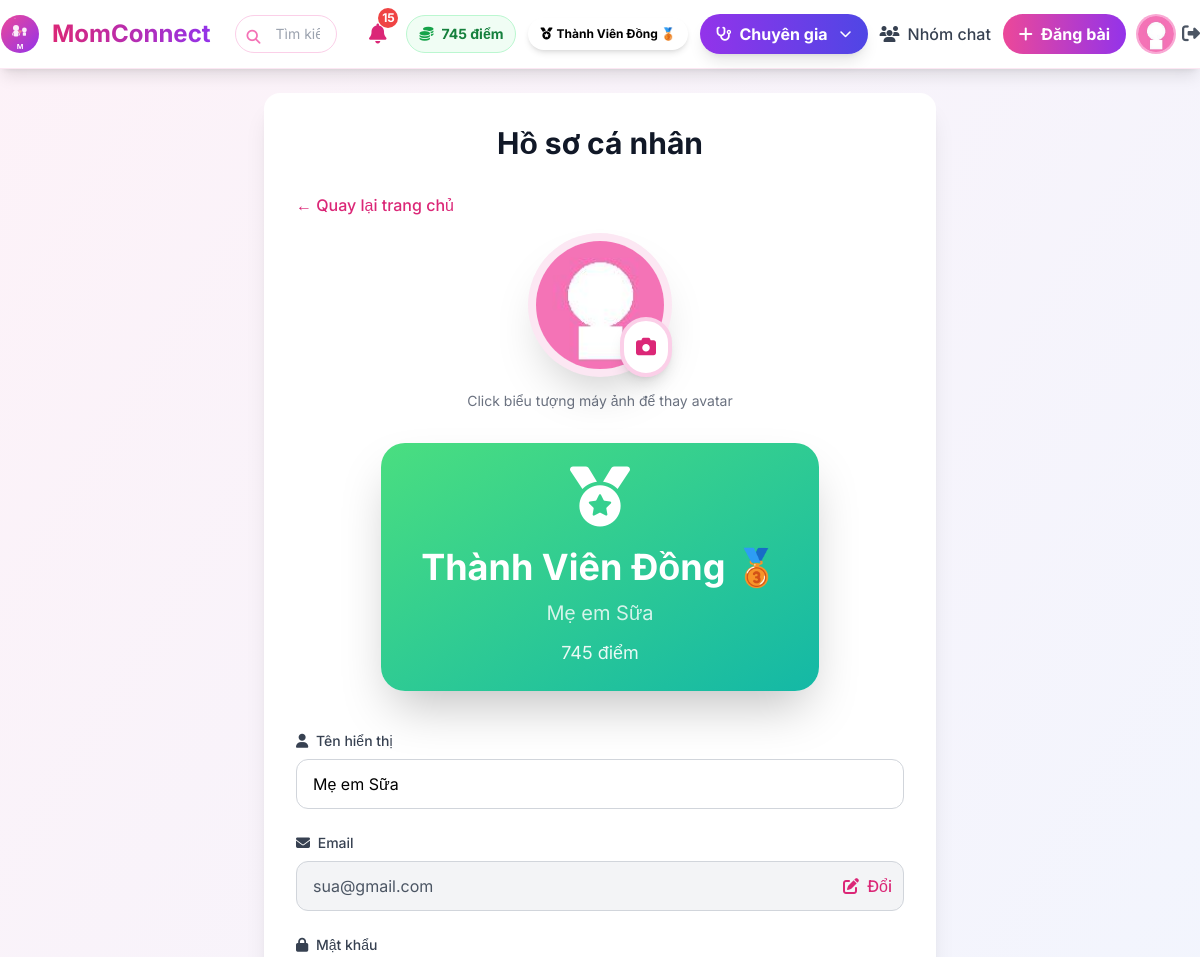
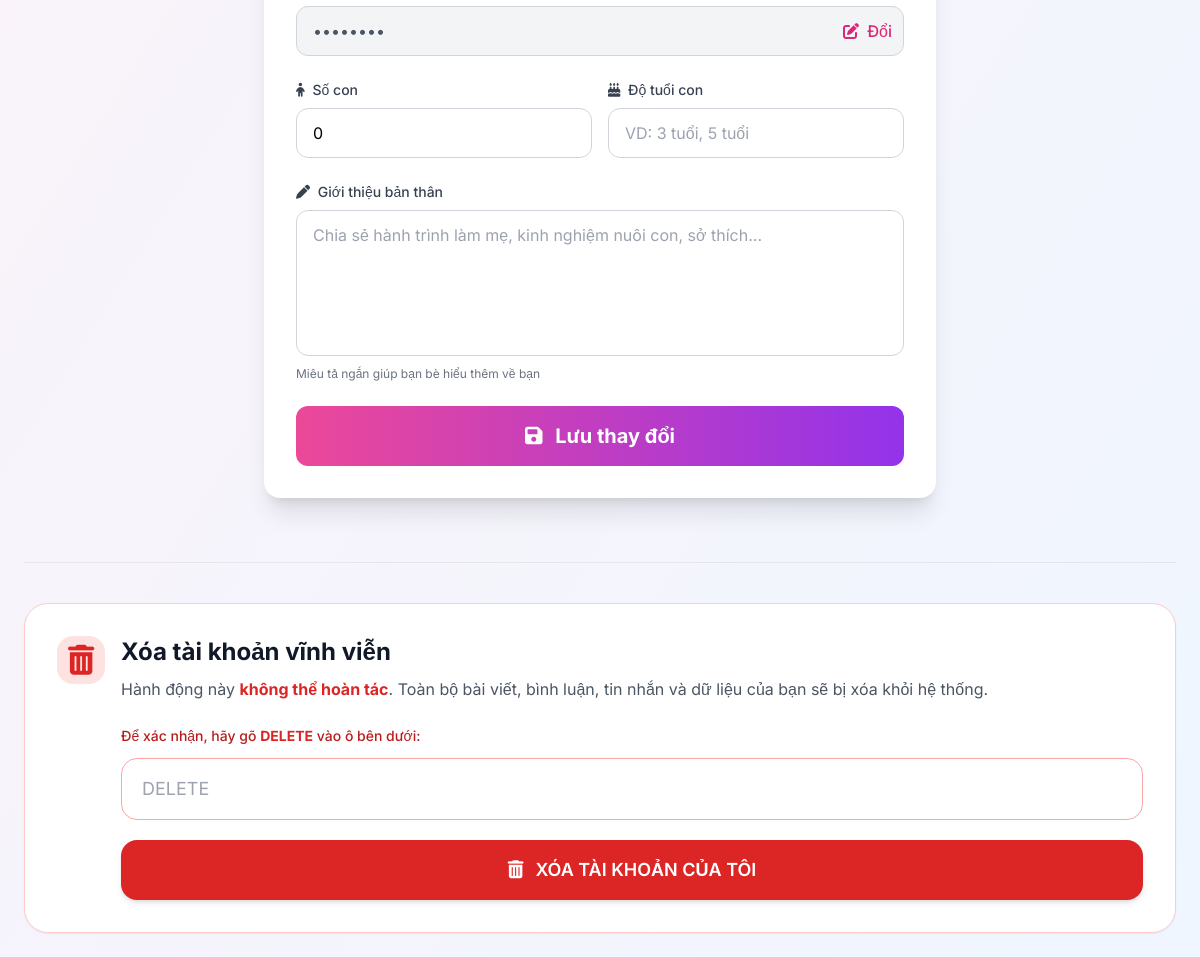
The page /profile (signed in) on the database its author committed (2 pictures, top to bottom).
### models.py (models this page shows, shortened)
class User(UserMixin, db.Model):
    __tablename__ = 'users'
    id = db.Column(db.Integer, primary_key=True)
    name = db.Column(db.String(100), nullable=False)
    email = db.Column(db.String(100), unique=True, nullable=False)
    password = db.Column(db.String(200), nullable=False)
    avatar = db.Column(db.String(200), default='default.jpg')
    bio = db.Column(db.Text)
    phone = db.Column(db.String(15), unique=True)  # Số điện thoại
    rating = db.Column(db.Float, default=0.0)  # Trung bình sao (0-5)
    children_count = db.Column(db.Integer, default=0)
    children_ages = db.Column(db.String(100))
    points = db.Column(db.Integer, default=0)
    role = db.Column(db.String(20), default='user')  # user, admin, expert
    is_active = db.Column(db.Boolean, default=True)
    badge = db.Column(db.String(50))  # ← THÊM TRƯỜNG CẤP BẬC
    created_at = db.Column(db.DateTime, default=vietnam_now)
    is_verified_expert = db.Column(db.Boolean, default=False)
    expert_category = db.Column(db.String(50))  # Lĩnh vực chuyên môn
    specialty = db.Column(db.String(100))              # Chuyên môn cụ thể
    experience_years = db.Column(db.Integer)           # Số năm kinh nghiệm
    workplace = db.Column(db.String(200))              # Nơi làm việc
    license_number = db.Column(db.String(100))         # Số chứng chỉ hành nghề
    license_expiry = db.Column(db.Date)                # Ngày hết hạn chứng chỉ
    consultation_fee = db.Column(db.Float)             # Phí tư vấn (VNĐ)
    education = db.Column(db.Text)                     # Học vấn
    certifications = db.Column(db.Text)                # Chứng chỉ (JSON string)
    availability = db.Column(db.String(20), default='available')  # available/busy/offline
    credibility_score = db.Column(db.Float, default=0) # Điểm uy tín
    posts = db.relationship('Post', backref='author', lazy='dynamic')

### app.py (the view, shortened to what this page needs)
@app.route('/profile', methods=['GET', 'POST'])
@login_required
def profile():
    total_posts = current_user.posts.count()
    total_comments = Comment.query.filter_by(user_id=current_user.id).count()
    avg_likes = 0
    if total_posts > 0:
        avg_result = db.session.query(func.avg(Post.likes))\
                              .filter(Post.user_id == current_user.id)\
                              .scalar()
        avg_likes = round(avg_result or 0, 1)
    return render_template(
        'profile.html',
        user=current_user,
        Comment=Comment,
        total_posts=total_posts,
        total_comments=total_comments,
        avg_likes=avg_likes   # ← Truyền số đã tính, không cần db
    )

### templates/profile.html (shortened to what this page needs)
{% extends "base.html" %}
{% block content %}
<div class="max-w-2xl mx-auto">
    <div class="bg-white rounded-2xl shadow-xl p-8">
        <h1 class="text-3xl font-bold text-gray-900 mb-8 text-center">Hồ sơ cá nhân</h1>
        <a href="{{ url_for('home') }}" class="text-pink-600 hover:text-pink-700 font-medium mb-6 inline-block">
            ← Quay lại trang chủ
        </a>
        <div class="text-center mb-8">
            <div class="relative inline-block group">
                <img src="{{ url_for('static', filename=user.avatar or 'images/default-avatar.png') }}"
                    class="w-32 h-32 rounded-full object-cover ring-8 ring-pink-100 shadow-2xl mx-auto">
                <label
                    class="absolute -bottom-2 -right-2 bg-white p-3 rounded-full shadow-lg cursor-pointer hover:shadow-xl transition border-4 border-pink-200 group-hover:border-pink-400">
                    <i class="fas fa-camera text-pink-600 text-xl"></i>
                </label>
            </div>
            <p class="mt-4 text-sm text-gray-500">Click biểu tượng máy ảnh để thay avatar</p>
        </div>
        <div class="text-center mb-10">
            <div class="inline-flex flex-col items-center gap-3 px-10 py-6 rounded-3xl shadow-2xl
                bg-gradient-to-br from-green-400 to-teal-500 text-white">
                <i class="fas fa-medal text-6xl mb-2"></i>
                <p class="text-4xl font-bold">{{ user.badge }}</p>
                <p class="text-xl opacity-80">{{ user.name }}</p>
                <p class="text-lg opacity-90">{{ user.points }} điểm</p>
            </div>
        </div>
        <form id="profileForm" method="POST" enctype="multipart/form-data" class="space-y-6">
            <div>
                <label class="block text-sm font-medium text-gray-700 mb-2">
                    <i class="fas fa-user mr-1"></i> Tên hiển thị
                </label>
                <input type="text" name="name" value="{{ user.name }}" required
                    class="w-full px-4 py-3 border border-gray-300 rounded-xl focus:ring-2 focus:ring-pink-500">
            </div>
            <div>
                <label class="block text-sm font-medium text-gray-700 mb-2">
                    <i class="fas fa-envelope mr-1"></i> Email
                </label>
                <div class="relative">
                    <input type="email" value="{{ user.email }}" disabled
                        class="w-full px-4 py-3 border border-gray-300 rounded-xl bg-gray-100 text-gray-600 cursor-not-allowed">
                    <button type="button" onclick="openChangeEmailModal()"
                        class="absolute right-3 top-1/2 -translate-y-1/2 text-pink-600 hover:text-pink-800 font-medium">
                        <i class="fas fa-edit mr-1"></i> Đổi
                    </button>
                </div>
            </div>
            <div>
                <label class="block text-sm font-medium text-gray-700 mb-2">
                    <i class="fas fa-lock mr-1"></i> Mật khẩu
                </label>
                <div class="relative">
                    <input type="password" value="********" disabled
                        class="w-full px-4 py-3 border border-gray-300 rounded-xl bg-gray-100 text-gray-600 cursor-not-allowed">
                    <button type="button" onclick="openChangePasswordModal()"
                        class="absolute right-3 top-1/2 -translate-y-1/2 text-pink-600 hover:text-pink-800 font-medium">
                        <i class="fas fa-edit mr-1"></i> Đổi
                    </button>
                </div>
            </div>
            <div class="grid grid-cols-2 gap-4">
                <div>
                    <label class="block text-sm font-medium text-gray-700 mb-2">
                        <i class="fas fa-child mr-1"></i> Số con
                    </label>
                    <input type="number" name="children_count" value="{{ user.children_count or 0 }}" min="0" max="10"
                        class="w-full px-4 py-3 border border-gray-300 rounded-xl focus:ring-2 focus:ring-pink-500">
                </div>
                <div>
                    <label class="block text-sm font-medium text-gray-700 mb-2">
                        <i class="fas fa-birthday-cake mr-1"></i> Độ tuổi con
                    </label>
                    <input type="text" name="children_ages" value="{{ user.children_ages or '' }}"
                        placeholder="VD: 3 tuổi, 5 tuổi"
                        class="w-full px-4 py-3 border border-gray-300 rounded-xl focus:ring-2 focus:ring-pink-500">
                </div>
            </div>
            <div>
                <label class="block text-sm font-medium text-gray-700 mb-2">
                    <i class="fas fa-pen mr-1"></i> Giới thiệu bản thân
                </label>
                <textarea name="bio" rows="5"
                    class="w-full px-4 py-3 border border-gray-300 rounded-xl focus:ring-2 focus:ring-pink-500 resize-none"
                    placeholder="Chia sẻ hành trình làm mẹ, kinh nghiệm nuôi con, sở thích...">{{ user.bio or '' }}</textarea>
                <p class="text-xs text-gray-500 mt-1">
                    Miêu tả ngắn giúp bạn bè hiểu thêm về bạn
                </p>
            </div>
            <button type="submit"
                class="w-full py-4 bg-gradient-to-r from-pink-500 to-purple-600 text-white font-bold rounded-xl text-xl hover:shadow-2xl transition">
                <i class="fas fa-save mr-2"></i> Lưu thay đổi
            </button>
        </form>
    </div>
</div>
<div class="mt-16 pt-10 border-t border-gray-200">
    <div class="bg-white border border-red-200 rounded-3xl p-8 shadow-sm">
        <div class="flex items-start gap-4">
            <div class="flex-shrink-0 w-12 h-12 bg-red-100 rounded-2xl flex items-center justify-center">
                <i class="fas fa-trash-alt text-3xl text-red-600"></i>
            </div>
            <div class="flex-1">
                <h3 class="text-2xl font-bold text-gray-900 mb-2">Xóa tài khoản vĩnh viễn</h3>
                <p class="text-gray-600 mb-6 leading-relaxed">
                    Hành động này <strong class="text-red-600">không thể hoàn tác</strong>.
                    Toàn bộ bài viết, bình luận, tin nhắn và dữ liệu của bạn sẽ bị xóa khỏi hệ thống.
                </p>
                <form id="deleteAccountForm" action="{{ url_for('delete_account') }}" method="POST"
                    onsubmit="return confirmDeleteAccount()" class="space-y-5">
                    <div>
                        <label class="block text-sm font-medium text-red-700 mb-3">
                            Để xác nhận, hãy gõ <span class="font-bold text-red-600">DELETE</span> vào ô bên dưới:
                        </label>
                        <input type="text" id="deleteConfirm" name="confirm" class="w-full px-5 py-4 border border-red-300 rounded-2xl text-lg
                                              focus:outline-none focus:border-red-500 focus:ring-2 focus:ring-red-200
                                              placeholder-gray-400" placeholder="DELETE" autocomplete="off" required>
                    </div>
                    <button type="submit" class="w-full py-4 bg-red-600 hover:bg-red-700 active:bg-red-800
                                           text-white font-semibold text-lg rounded-2xl transition-all duration-200
                                           flex items-center justify-center gap-3 shadow-md hover:shadow-xl">
                        <i class="fas fa-trash-alt"></i>
                        XÓA TÀI KHOẢN CỦA TÔI
                    </button>
                </form>
            </div>
        </div>
    </div>
</div>
{% endblock %}

### templates/base.html (shortened to what this page needs)
<!DOCTYPE html>
<html lang="vi">
<head>
    <script src="https://cdn.tailwindcss.com"></script>
    <link href="https://cdnjs.cloudflare.com/ajax/libs/font-awesome/6.5.0/css/all.min.css" rel="stylesheet">
</head>
<body class="bg-gradient-to-br from-pink-50 to-blue-50 min-h-screen">
    <nav class="bg-white shadow-lg py-3 sticky top-0 z-50 border-b border-pink-100">
        <div class="max-w-7xl mx-auto flex flex-col md:flex-row md:items-center justify-between gap-4">
            <a href="{{ url_for('home') }}" class="flex items-center gap-3 group shrink-0">
                <img src="{{ url_for('static', filename='logo.svg') }}" alt="MomConnect Logo"
                    class="w-10 h-10 logo-img">
                <span
                    class="text-2xl font-bold bg-gradient-to-r from-pink-600 to-purple-600 bg-clip-text text-transparent whitespace-nowrap">
                </span>
            </a>
            <form action="{{ url_for('search') }}" method="get"
                class="flex-1 w-full md:w-auto md:max-w-md mx-2 order-last md:order-none">
                <div class="relative">
                    <input type="text" name="q" placeholder="Tìm kiếm..."
                        class="w-full pl-10 pr-4 py-2 border border-pink-200 rounded-full focus:outline-none focus:ring-2 focus:ring-pink-400 transition text-sm">
                    <i class="fas fa-search absolute left-3 top-3 text-pink-400 text-sm"></i>
                </div>
            </form>
            <div class="flex items-center gap-2 md:gap-3 flex-wrap justify-end w-full md:w-auto mt-3 md:mt-0">
                {% if current_user.is_authenticated %}
                <div class="relative shrink-0">
                    <button onclick="toggleNotif()" class="relative p-2 hover:bg-gray-100 rounded-full transition">
                        <i class="fas fa-bell text-xl text-pink-600"></i>
                        <span id="notif-count"
                            class="absolute -top-1 -right-1 bg-red-500 text-white text-xs font-bold rounded-full w-5 h-5 flex items-center justify-center badge-pulse hidden">
                        </span>
                    </button>
                </div>
                {% if current_user.role != 'admin' %}
                <div class="flex items-center gap-2 bg-green-50 px-3 py-2 rounded-full border border-green-200">
                    <i class="fas fa-coins text-green-600 text-sm"></i>
                    <span class="text-green-700 font-bold text-sm">{{ current_user.points }} điểm</span>
                </div>
                {% if current_user.badge %}
                <span
                    class="px-3 py-2 rounded-full text-xs font-bold flex items-center gap-1 shadow-md animate-pulse-slow hidden sm:inline-flex"
                    {% if 'Ứng viên Chuyên gia' in current_user.badge %}bg-gradient-to-r from-purple-700 to-pink-700
                    text-white shadow-purple-500/50 {% elif 'Thành Viên Bạc' in current_user.badge %}bg-gradient-to-r
                    from-gray-400 to-gray-600 text-white {% elif 'Thành Viên Đồng' in current_user.badge
                    %}bg-gradient-to-r from-orange-600 to-yellow-600 text-white {% else %}bg-gradient-to-r
                    from-green-400 to-teal-500 text-white{% endif %}">
                    <i class="fas fa-medal text-xs"></i>
                    <span class="hidden sm:inline text-xs">{{ current_user.badge }}</span>
                </span>
                {% endif %}
                {% endif %}
                <div class="flex items-center gap-2">
                    {% if current_user.role != 'admin' %}
                    {% if current_user.is_verified_expert %}
                    <div class="relative group">
                        <button
                            class="bg-gradient-to-r from-purple-600 to-indigo-600 text-white px-4 py-2 rounded-full font-bold hover:shadow-xl transition flex items-center gap-2 shadow-lg transform hover:scale-105">
                            <i class="fas fa-stethoscope text-sm"></i>
                            <span class="hidden sm:inline">Chuyên gia</span>
                            <i class="fas fa-chevron-down ml-1 text-xs"></i>
                        </button>
                    </div>
                    {% endif %}
                    {% endif %}
                </div>
                {% endif %}
                {% if current_user.is_authenticated and current_user.role != 'admin' %}
                <a href="{{ url_for('chat_rooms') }}"
                    class="text-gray-700 hover:text-purple-600 transition-colors font-medium flex items-center gap-2">
                    <i class="fas fa-users"></i>
                    <span class="hidden sm:inline">Nhóm chat</span>
                </a>
                {% endif %}
                {% if current_user.is_authenticated %}
                <a href="{{ url_for('create_post') }}"
                    class="bg-gradient-to-r from-pink-500 to-purple-600 text-white px-4 py-2 rounded-full font-bold hover:shadow-lg transition transform hover:scale-105 flex items-center gap-2 shrink-0">
                    <i class="fas fa-plus"></i>
                    <span class="hidden sm:inline">Đăng bài</span>
                </a>
                <div class="flex items-center gap-2">
                    <div class="relative group">
                        <a href="{{ url_for('profile') }}">
                            <img src="{{ url_for('static', filename=current_user.avatar or 'images/default-avatar.png') }}"
                                class="w-9 h-9 rounded-full object-cover ring-2 ring-pink-300 cursor-pointer transform hover:scale-110 transition-transform">
                        </a>
                    </div>
                    <a href="{{ url_for('logout') }}" class="text-gray-600 hover:text-red-600 transition-colors">
                        <i class="fas fa-sign-out-alt text-lg"></i>
                    </a>
                </div>
                {% endif %}
            </div>
        </div>
    </nav>
    <div class="max-w-7xl mx-auto p-4 md:p-6">
        {% block content %}{% endblock %}
    </div>
</body>
</html>

### rows shown on the page
User: points "745", badge "Thành Viên Đồng 🥉", avatar (placeholder picture), name "Mẹ em Sữa", email "sua@gmail.com", children_count "0"
